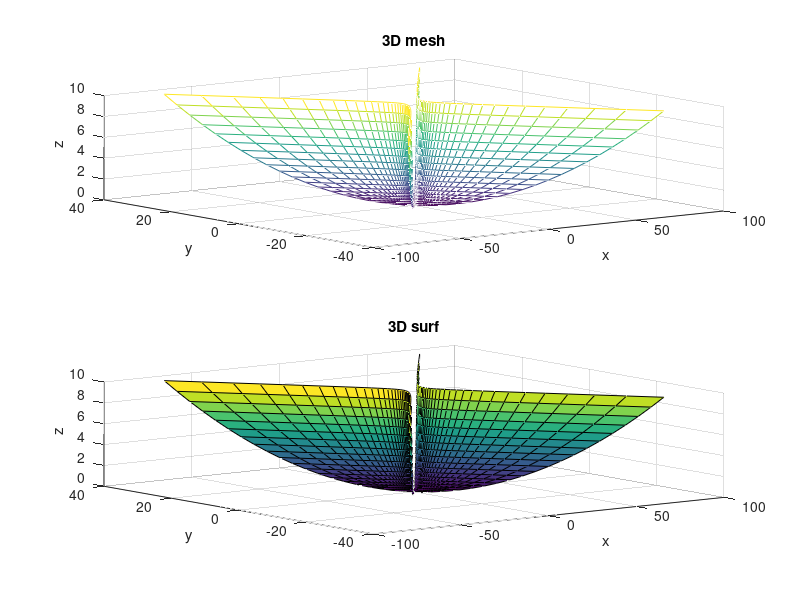

Write the MATLAB code that produced this figure.
clear all
u1=-pi;
u2=pi;
v1=-pi;
v2=pi;
n1=40;
n2=40;
u=linspace(u1,u2,n1);
v=linspace(v1,v2,n2);
[UU,VV]=meshgrid(u,v);
a=2;
c=1;
b=1;
X=a.*UU.*cosh(VV);
Y=b.*UU.*sinh(VV);
Z=UU.^2
subplot(2,1,1)
mesh(X, Y, Z)
title('3D mesh')
xlabel('x')
ylabel('y')
zlabel('z')
subplot(2,1,2)
surf(X, Y, Z)
title('3D surf')
xlabel('x')
ylabel('y')
zlabel('z')